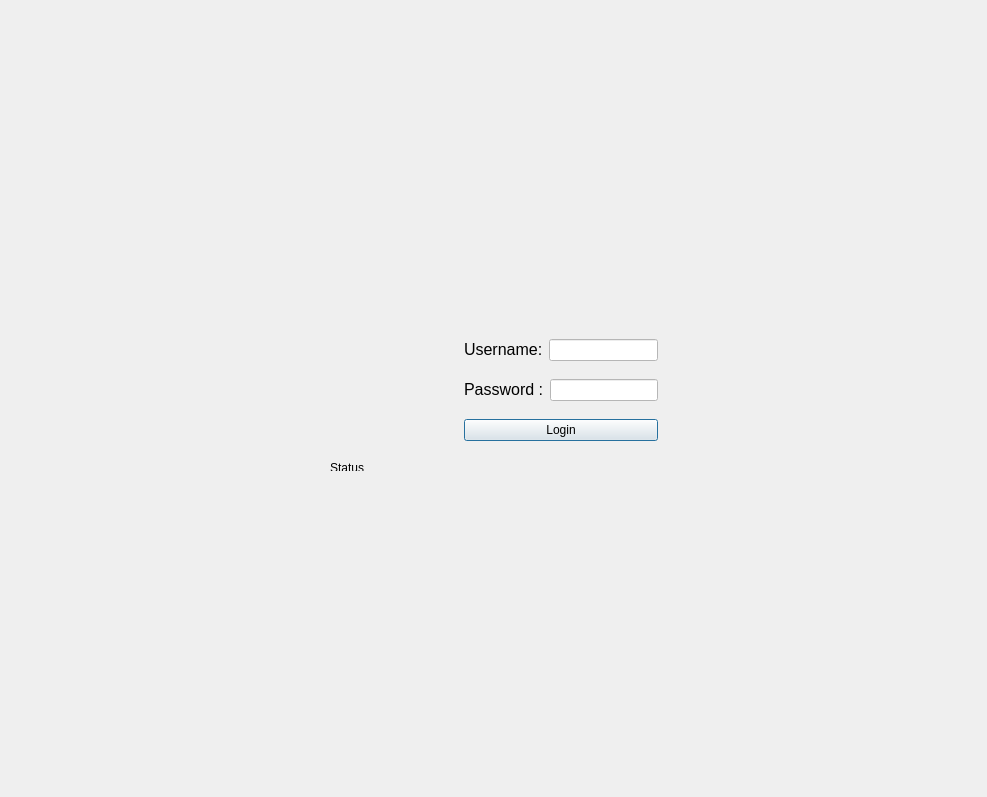
<?xml version="1.0" encoding="UTF-8"?>
<ui version="4.0">
 <class>EmployeePortal</class>
 <widget class="QDialog" name="EmployeePortal">
  <property name="geometry">
   <rect>
    <x>0</x>
    <y>0</y>
    <width>983</width>
    <height>793</height>
   </rect>
  </property>
  <property name="windowTitle">
   <string>Dialog</string>
  </property>
  <layout class="QGridLayout" name="gridLayout_2">
   <item row="0" column="0">
    <widget class="QStackedWidget" name="stackedWidget">
     <property name="sizePolicy">
      <sizepolicy hsizetype="Preferred" vsizetype="Preferred">
       <horstretch>0</horstretch>
       <verstretch>0</verstretch>
      </sizepolicy>
     </property>
     <property name="minimumSize">
      <size>
       <width>965</width>
       <height>775</height>
      </size>
     </property>
     <property name="currentIndex">
      <number>0</number>
     </property>
     <widget class="QWidget" name="loginpage">
      <property name="sizePolicy">
       <sizepolicy hsizetype="Preferred" vsizetype="Preferred">
        <horstretch>0</horstretch>
        <verstretch>0</verstretch>
       </sizepolicy>
      </property>
      <property name="minimumSize">
       <size>
        <width>965</width>
        <height>775</height>
       </size>
      </property>
      <layout class="QGridLayout" name="gridLayout_4">
       <item row="0" column="1">
        <spacer name="verticalSpacer_3">
         <property name="orientation">
          <enum>Qt::Vertical</enum>
         </property>
         <property name="sizeHint" stdset="0">
          <size>
           <width>20</width>
           <height>291</height>
          </size>
         </property>
        </spacer>
       </item>
       <item row="1" column="0">
        <spacer name="horizontalSpacer">
         <property name="orientation">
          <enum>Qt::Horizontal</enum>
         </property>
         <property name="sizeHint" stdset="0">
          <size>
           <width>280</width>
           <height>20</height>
          </size>
         </property>
        </spacer>
       </item>
       <item row="1" column="1">
        <layout class="QVBoxLayout" name="verticalLayout_2">
         <item>
          <layout class="QHBoxLayout" name="horizontalLayout_5">
           <item>
            <widget class="QLabel" name="locklabel">
             <property name="minimumSize">
              <size>
               <width>128</width>
               <height>128</height>
              </size>
             </property>
             <property name="text">
              <string/>
             </property>
             <property name="pixmap">
              <pixmap resource="../bitcoin.qrc">:/icons/lock</pixmap>
             </property>
             <property name="scaledContents">
              <bool>true</bool>
             </property>
            </widget>
           </item>
           <item>
            <layout class="QVBoxLayout" name="verticalLayout">
             <item>
              <layout class="QHBoxLayout" name="horizontalLayout_3">
               <item>
                <widget class="QLabel" name="portalusernamelabel">
                 <property name="text">
                  <string>&lt;html&gt;&lt;head/&gt;&lt;body&gt;&lt;p&gt;&lt;span style=&quot; font-size:12pt;&quot;&gt;Username:&lt;/span&gt;&lt;/p&gt;&lt;/body&gt;&lt;/html&gt;</string>
                 </property>
                </widget>
               </item>
               <item>
                <widget class="QLineEdit" name="portalloginusername">
                 <property name="styleSheet">
                  <string notr="true">background-color: #FFFFFF;</string>
                 </property>
                </widget>
               </item>
              </layout>
             </item>
             <item>
              <layout class="QHBoxLayout" name="horizontalLayout_4">
               <item>
                <widget class="QLabel" name="passwordlabel">
                 <property name="text">
                  <string>&lt;html&gt;&lt;head/&gt;&lt;body&gt;&lt;p&gt;&lt;span style=&quot; font-size:12pt;&quot;&gt;Password :&lt;/span&gt;&lt;/p&gt;&lt;/body&gt;&lt;/html&gt;</string>
                 </property>
                </widget>
               </item>
               <item>
                <widget class="QLineEdit" name="portalloginpassword">
                 <property name="styleSheet">
                  <string notr="true">background-color: #FFFFFF;</string>
                 </property>
                 <property name="echoMode">
                  <enum>QLineEdit::Password</enum>
                 </property>
                </widget>
               </item>
              </layout>
             </item>
             <item>
              <widget class="QPushButton" name="portalloginlogin">
               <property name="text">
                <string>Login</string>
               </property>
               <property name="autoDefault">
                <bool>true</bool>
               </property>
              </widget>
             </item>
            </layout>
           </item>
          </layout>
         </item>
         <item>
          <widget class="QLabel" name="portalstatus">
           <property name="maximumSize">
            <size>
             <width>16777215</width>
             <height>10</height>
            </size>
           </property>
           <property name="text">
            <string>&lt;html&gt;&lt;head/&gt;&lt;body&gt;&lt;p&gt;Status&lt;/p&gt;&lt;/body&gt;&lt;/html&gt;</string>
           </property>
          </widget>
         </item>
        </layout>
       </item>
       <item row="1" column="2">
        <spacer name="horizontalSpacer_2">
         <property name="orientation">
          <enum>Qt::Horizontal</enum>
         </property>
         <property name="sizeHint" stdset="0">
          <size>
           <width>280</width>
           <height>20</height>
          </size>
         </property>
        </spacer>
       </item>
       <item row="2" column="1">
        <spacer name="verticalSpacer_2">
         <property name="orientation">
          <enum>Qt::Vertical</enum>
         </property>
         <property name="sizeHint" stdset="0">
          <size>
           <width>20</width>
           <height>290</height>
          </size>
         </property>
        </spacer>
       </item>
      </layout>
     </widget>
     <widget class="QWidget" name="clockinpage">
      <property name="sizePolicy">
       <sizepolicy hsizetype="Expanding" vsizetype="Expanding">
        <horstretch>0</horstretch>
        <verstretch>0</verstretch>
       </sizepolicy>
      </property>
      <property name="minimumSize">
       <size>
        <width>965</width>
        <height>775</height>
       </size>
      </property>
      <layout class="QGridLayout" name="gridLayout">
       <item row="0" column="0">
        <layout class="QVBoxLayout" name="verticalLayout_5">
         <item>
          <layout class="QHBoxLayout" name="horizontalLayout_6">
           <item>
            <spacer name="horizontalSpacer_3">
             <property name="orientation">
              <enum>Qt::Horizontal</enum>
             </property>
             <property name="sizeHint" stdset="0">
              <size>
               <width>40</width>
               <height>20</height>
              </size>
             </property>
            </spacer>
           </item>
           <item>
            <widget class="QLabel" name="currenttime">
             <property name="styleSheet">
              <string notr="true">font: 48pt &quot;Arial&quot;;</string>
             </property>
             <property name="text">
              <string>&lt;html&gt;&lt;head/&gt;&lt;body&gt;&lt;p align=&quot;center&quot;&gt;Current Time&lt;/p&gt;&lt;/body&gt;&lt;/html&gt;</string>
             </property>
            </widget>
           </item>
           <item>
            <spacer name="horizontalSpacer_4">
             <property name="orientation">
              <enum>Qt::Horizontal</enum>
             </property>
             <property name="sizeHint" stdset="0">
              <size>
               <width>40</width>
               <height>20</height>
              </size>
             </property>
            </spacer>
           </item>
          </layout>
         </item>
         <item>
          <layout class="QVBoxLayout" name="verticalLayout_4">
           <item>
            <layout class="QHBoxLayout" name="horizontalLayout">
             <item>
              <widget class="QPushButton" name="clockinbutton">
               <property name="text">
                <string>Clock In</string>
               </property>
              </widget>
             </item>
             <item>
              <widget class="QPushButton" name="clockoutbutton">
               <property name="text">
                <string>Clock Out</string>
               </property>
              </widget>
             </item>
            </layout>
           </item>
           <item>
            <widget class="QTableView" name="timecardtableView"/>
           </item>
           <item>
            <layout class="QVBoxLayout" name="verticalLayout_3">
             <item>
              <layout class="QHBoxLayout" name="horizontalLayout_2">
               <item>
                <widget class="QPushButton" name="historyButton">
                 <property name="text">
                  <string>View history</string>
                 </property>
                </widget>
               </item>
               <item>
                <widget class="QPushButton" name="logoutbutton">
                 <property name="text">
                  <string>Logout</string>
                 </property>
                </widget>
               </item>
              </layout>
             </item>
             <item>
              <widget class="QLabel" name="portalstatus2">
               <property name="minimumSize">
                <size>
                 <width>10</width>
                 <height>11</height>
                </size>
               </property>
               <property name="maximumSize">
                <size>
                 <width>16777215</width>
                 <height>10</height>
                </size>
               </property>
               <property name="text">
                <string>&lt;html&gt;&lt;head/&gt;&lt;body&gt;&lt;p&gt;Status&lt;/span&gt;&lt;/p&gt;&lt;/body&gt;&lt;/html&gt;</string>
               </property>
              </widget>
             </item>
            </layout>
           </item>
          </layout>
         </item>
        </layout>
       </item>
      </layout>
      <zorder>historyButton</zorder>
      <zorder>timecardtableView</zorder>
      <zorder>horizontalSpacer_3</zorder>
      <zorder>horizontalSpacer_4</zorder>
     </widget>
    </widget>
   </item>
  </layout>
 </widget>
 <resources>
  <include location="../bitcoin.qrc"/>
 </resources>
 <connections/>
</ui>
